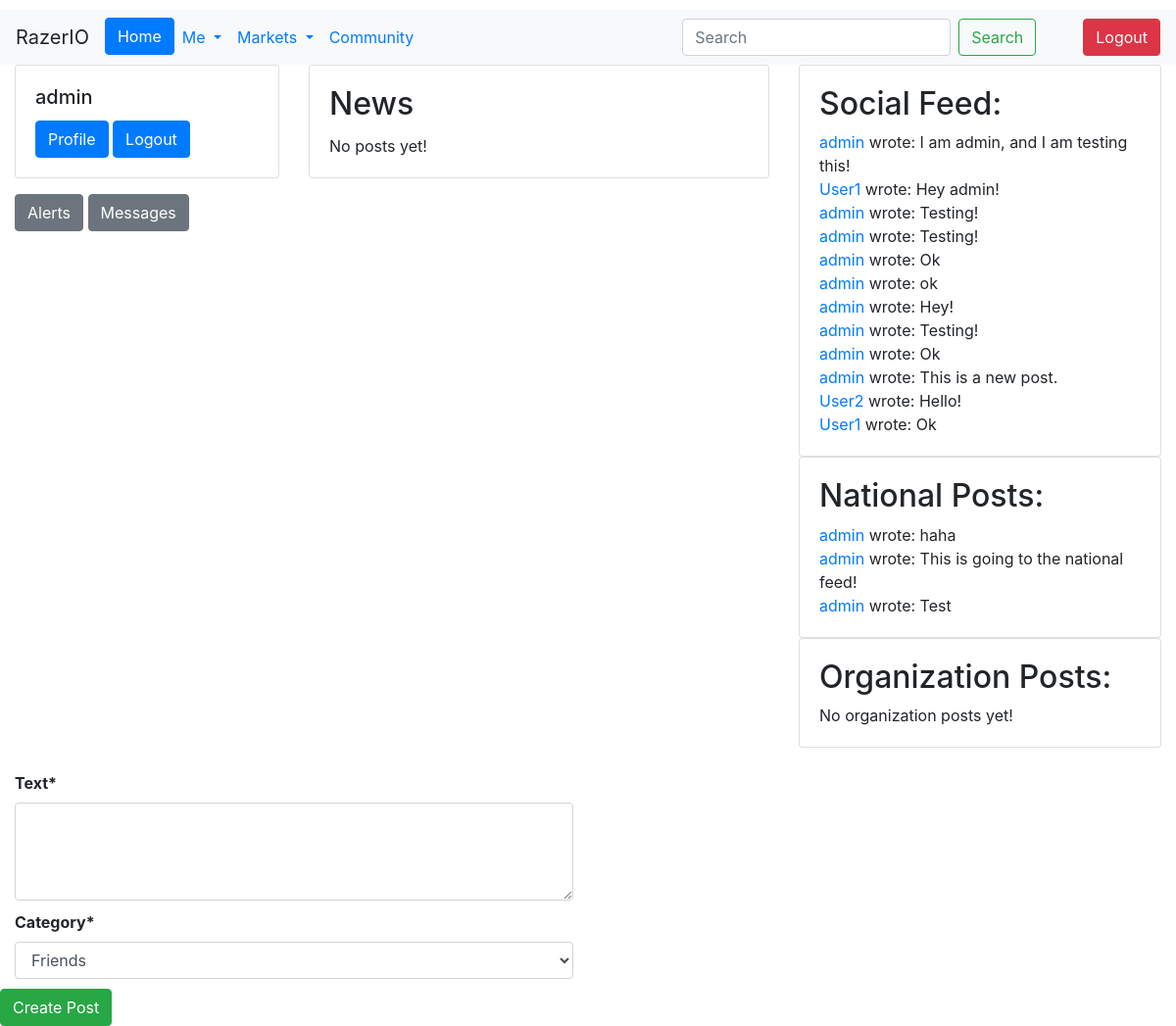
The page / (signed in) on the database as committed earlier.
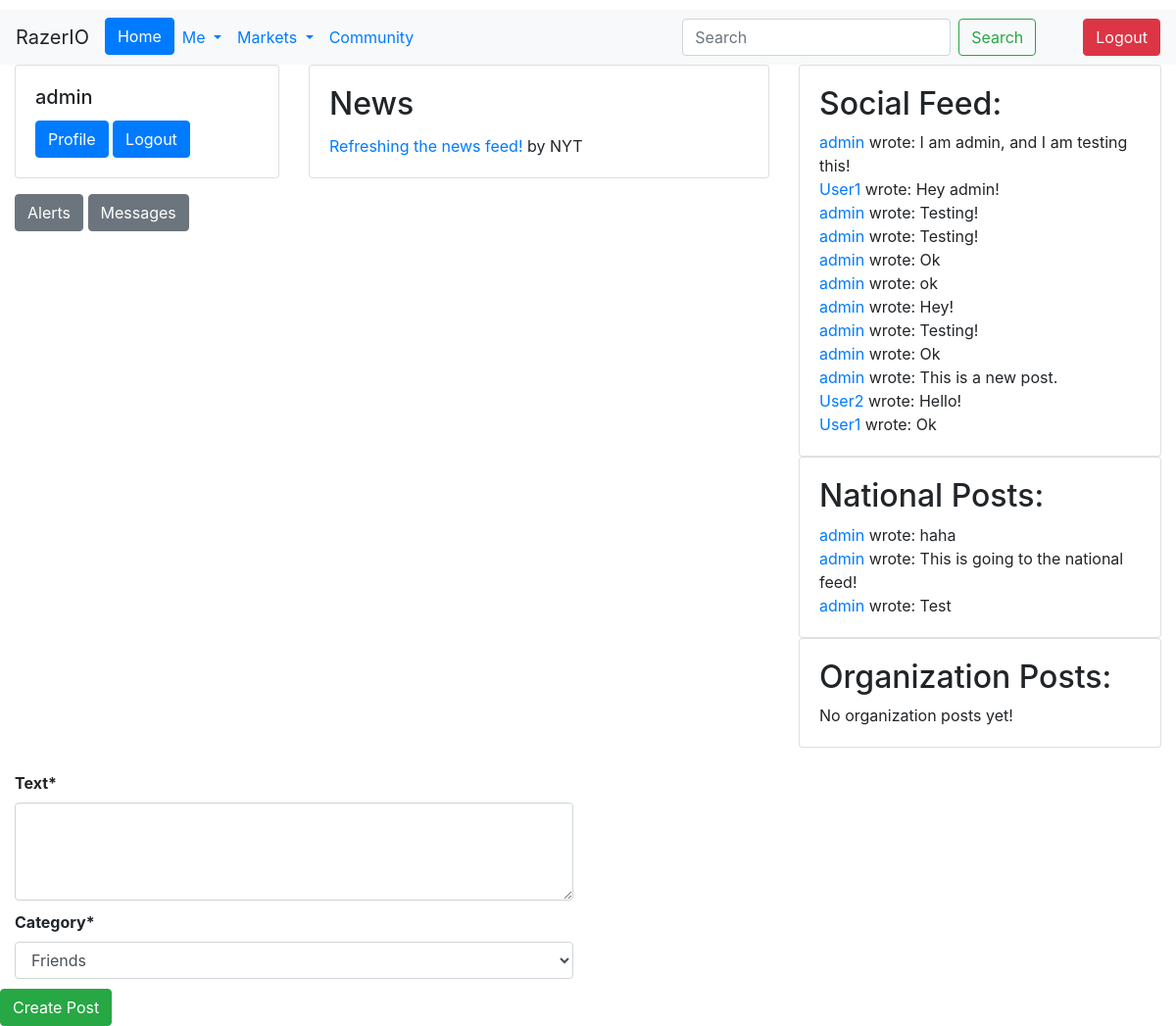
The same page on the database as committed later.
### Feed/models.py (models this page shows, shortened)
class Post(models.Model):
    Author = models.ForeignKey(settings.AUTH_USER_MODEL, on_delete=models.CASCADE)
    Date_Created = models.DateTimeField(auto_now_add=True)
    Text = models.TextField(max_length=256, blank=False)
    Category = models.CharField(max_length=15, choices=Choices, default='Friends')

### Users/models.py (models this page shows)
class CustomUser(AbstractUser):
    Bio = models.CharField(max_length=240, default='')
    Salary = models.IntegerField(default=0)
    Company = models.ForeignKey('Company.Company', on_delete=models.CASCADE,
                                   null=True, blank=True)
    Country = models.ForeignKey(Country, on_delete=models.CASCADE, null=True)
    Region = models.ForeignKey(Region, on_delete=models.CASCADE, null=True)
    def __str__(self):
        return self.username

### Newspaper/models.py (models this page shows, shortened)
class Article(models.Model):
    Title = models.CharField(max_length=256)
    Date_Published = models.DateTimeField(auto_now_add=True)
    Text = RichTextField()
    Newspaper = models.ForeignKey(Newspaper, on_delete=models.CASCADE)

class Newspaper(models.Model):
    Title = models.CharField(max_length=256)
    Owner = models.OneToOneField(get_user_model(), on_delete=models.CASCADE,
                                 related_name='Newspaper')
    Date_Created = models.DateField(auto_created=True)
    Logo = models.ImageField(upload_to='Newspaper/Logos', null=True)
    def __str__(self):
        return f'{self.Title}'

### Users/views.py (the view)
# urls.py: path("", index, name="home"),
def index(request):
    if request.user.is_authenticated:
        user = request.user
        Following = UserFollowing.objects.filter(User=user).values_list('Following_User_ID', flat=True)
        FriendsPosts = Post.objects.filter(Q(Author__in=Following) | Q(Author=user), Category='Friends').select_related(
            'Author').order_by('-Date_Created')
        NationalPosts = Post.objects.filter(Category='National', Author__Country=user.Country).select_related('Author')
        CompanyPosts = Post.objects.filter(Category='Organization', Author__Company=user.Company).select_related(
            'Author')
        Articles = Article.objects.filter(Date_Published__gte=timezone.now() - timezone.timedelta(hours=48)).order_by('-Date_Published')
        if request.method == "POST":
            form = NewPost(request.POST)
            if form.is_valid():
                new_post = form.save(commit=False)
                new_post.Author = user
                new_post.Text = form.cleaned_data['text']
                new_post.save()
                return JsonResponse({'status': 'ok', 'text': new_post.Text})
            else:
                return JsonResponse({'status': 'error', 'errors': form.errors})
        else:
            form = NewPost()
        context = {
            "FriendsPosts": FriendsPosts,
            "form": form,
            "Articles": Articles,
            "NationalPosts": NationalPosts,
            "CompanyPosts": CompanyPosts,
        }
        return render(request, 'home.html', context=context)
    else:
        return render(request, 'home.html')

### Users/forms.py
class NewPost(forms.ModelForm):
    text = forms.CharField(widget=forms.Textarea(attrs={'rows':2}), label='Text')
    class Meta:
        model = Post
        fields = ['text', 'Category']

### templates/home.html (shortened to what this page needs)
{% extends "base.html" %}
{% load crispy_forms_tags %}
{% block content %}
{% if user.is_authenticated %}
<div class="container-fluid">
  <div class="row">
    <div class="col-sm-3">
      <div class="card">
        <div class="card-body">
          <h5 class="card-title">{{ user.username }}</h5>
          <a href="{% url 'profile' user.id %}" class="btn btn-primary">Profile</a>
          <a href="{% url 'logout' %}" class="btn btn-primary">Logout</a>
        </div>
      </div>
      <div class="mt-3">
        <button class="btn btn-secondary">Alerts</button>
        <a class="btn btn-secondary" href="{% url 'inbox' %}">Messages</a>
      </div>
    </div>
    <div class="col-sm-5">
      <div class="card">
        <div class="card-body">
          <h2 class="card-title">News</h2>
          {% for i in Articles %}
            <a href="{% url 'article' i.id %}">{{ i.Title }}</a> by {{ i.Newspaper }}<br>
            {% empty %}
            No posts yet!
            {% endfor %}
        </div>
      </div>
    </div>
    <div class="col-sm-4">
      <div class="card">
        <div class="card-body">
          <div id="post-list">
            <h2>Social Feed:</h2>
            {% for i in FriendsPosts %}
            <a href="{% url 'profile' i.Author.id %}">{{ i.Author }}</a> wrote: {{ i.Text }}<br>
            {% empty %}
            No posts yet!
            {% endfor %}
          </div>
        </div>
      </div>
      <div class="card">
  <div class="card-body">
    <div id="national-posts">
      <h2>National Posts:</h2>
      {% for post in NationalPosts %}
          <a href="{% url 'profile' post.Author.id %}">{{ post.Author }}</a> wrote: {{ post.Text }}<br>
      {% empty %}
        No national posts yet!
      {% endfor %}
    </div>
  </div>
</div>
    <div class="card">
  <div class="card-body">
    <div id="org-posts">
      <h2>Organization Posts:</h2>
      {% for post in OrganizationPosts %}
          <a href="{% url 'profile' post.Author.id %}">{{ post.Author }}</a> wrote: {{ post.Text }}<br>
      {% empty %}
        No organization posts yet!
      {% endfor %}
    </div>
  </div>
</div>
    </div>
  </div>
</div>
<br>
<form id="new-post-form" method="POST">
  <div class="form-group col-md-6">
    {{ form.text|as_crispy_field }}
  </div>
  <div class="form-group col-md-6">
    {{ form.Category|as_crispy_field }}
  </div>
  <button type="submit" class="btn btn-success">Create Post</button>
</form>
{% else %}
<p>You are not logged in</p>
<a href="{% url 'login' %}" class="btn btn-primary">Log In</a>
<a href="{% url 'signup' %}" class="btn btn-primary">Sign Up</a>
{% endif %}
{% endblock %}

Rows that differ between the two databases and show on the page:
added Article: Title "Refreshing the news feed!", Newspaper "NYT"
Other text that changed with them:
text no longer shown: "No posts yet!"
